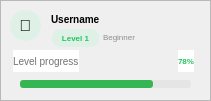
   <widget class="QFrame" name="user_frm">
    <property name="geometry">
     <rect>
      <x>250</x>
      <y>20</y>
      <width>211</width>
      <height>101</height>
     </rect>
    </property>
    <property name="styleSheet">
     <string notr="true">QFrame#user_frm { background:white; border-radius:16px; }</string>
    </property>
    <property name="frameShape">
     <enum>QFrame::StyledPanel</enum>
    </property>
    <property name="frameShadow">
     <enum>QFrame::Raised</enum>
    </property>
    <widget class="QLabel" name="label">
     <property name="geometry">
      <rect>
       <x>10</x>
       <y>10</y>
       <width>31</width>
       <height>31</height>
      </rect>
     </property>
     <property name="styleSheet">
      <string notr="true">QLabel { border-radius:15px; background:#dff1e6; font-size:16px; }</string>
     </property>
     <property name="text">
      <string>👤</string>
     </property>
     <property name="scaledContents">
      <bool>true</bool>
     </property>
     <property name="alignment">
      <set>Qt::AlignCenter</set>
     </property>
    </widget>
    <widget class="QLabel" name="label_2">
     <property name="geometry">
      <rect>
       <x>51</x>
       <y>11</y>
       <width>81</width>
       <height>16</height>
      </rect>
     </property>
     <property name="font">
      <font>
       <pointsize>-1</pointsize>
       <weight>87</weight>
       <bold>true</bold>
      </font>
     </property>
     <property name="styleSheet">
      <string notr="true">QLabel { background:transparent; color:black; font-size:10px; font-weight:700; border:none; }</string>
     </property>
     <property name="text">
      <string>Username</string>
     </property>
    </widget>
    <widget class="QLabel" name="label_3">
     <property name="geometry">
      <rect>
       <x>52</x>
       <y>29</y>
       <width>47</width>
       <height>18</height>
      </rect>
     </property>
     <property name="font">
      <font>
       <pointsize>-1</pointsize>
       <weight>87</weight>
       <bold>true</bold>
      </font>
     </property>
     <property name="styleSheet">
      <string notr="true">QLabel { background:#dff1e6; color:#22c55e; border-radius:8px; font-size:8px; font-weight:700; padding:4px 10px; }</string>
     </property>
     <property name="text">
      <string>Level 1</string>
     </property>
     <property name="alignment">
      <set>Qt::AlignCenter</set>
     </property>
    </widget>
    <widget class="QLabel" name="label_4">
     <property name="geometry">
      <rect>
       <x>103</x>
       <y>29</y>
       <width>50</width>
       <height>16</height>
      </rect>
     </property>
     <property name="font">
      <font>
       <pointsize>-1</pointsize>
      </font>
     </property>
     <property name="styleSheet">
      <string notr="true">QLabel { color:#8d8d8d; font-size:8px; background:transparent; }</string>
     </property>
     <property name="text">
      <string>Beginner</string>
     </property>
    </widget>
    <widget class="QProgressBar" name="progressBar">
     <property name="geometry">
      <rect>
       <x>20</x>
       <y>80</y>
       <width>171</width>
       <height>8</height>
      </rect>
     </property>
     <property name="maximumSize">
      <size>
       <width>171</width>
       <height>10</height>
      </size>
     </property>
     <property name="styleSheet">
      <string notr="true">
       QProgressBar { background:#e5e5e5; border:none; border-radius:3px; }
       QProgressBar::chunk { background:#35b653; border-radius:3px; margin:0px; }
      </string>
     </property>
     <property name="value">
      <number>78</number>
     </property>
     <property name="textVisible">
      <bool>false</bool>
     </property>
    </widget>
    <widget class="QWidget" name="layoutWidget">
     <property name="geometry">
      <rect>
       <x>13</x>
       <y>50</y>
       <width>181</width>
       <height>22</height>
      </rect>
     </property>
     <layout class="QHBoxLayout" name="horizontalLayout">
      <item>
       <widget class="QLabel" name="label_5">
        <property name="font">
         <font>
          <pointsize>-1</pointsize>
         </font>
        </property>
        <property name="styleSheet">
         <string notr="true">QLabel { color:#727272; font-size:10px; background:white; }</string>
        </property>
        <property name="text">
         <string>Level progress</string>
        </property>
       </widget>
      </item>
      <item>
       <spacer name="horizontalSpacer">
        <property name="orientation">
         <enum>Qt::Horizontal</enum>
        </property>
        <property name="sizeHint" stdset="0">
         <size>
          <width>40</width>
          <height>20</height>
         </size>
        </property>
       </spacer>
      </item>
      <item>
       <widget class="QLabel" name="label_6">
        <property name="font">
         <font>
          <pointsize>-1</pointsize>
          <weight>87</weight>
          <bold>true</bold>
         </font>
        </property>
        <property name="styleSheet">
         <string notr="true">QLabel { color:#24c45d; font-size:8px; font-weight:700; background:white; }</string>
        </property>
        <property name="text">
         <string>78%</string>
        </property>
       </widget>
      </item>
     </layout>
    </widget>
   </widget>
